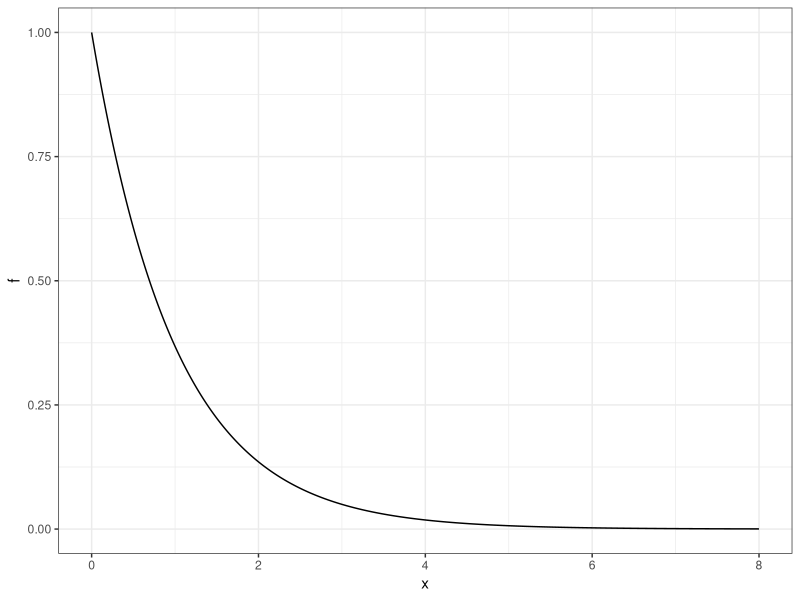
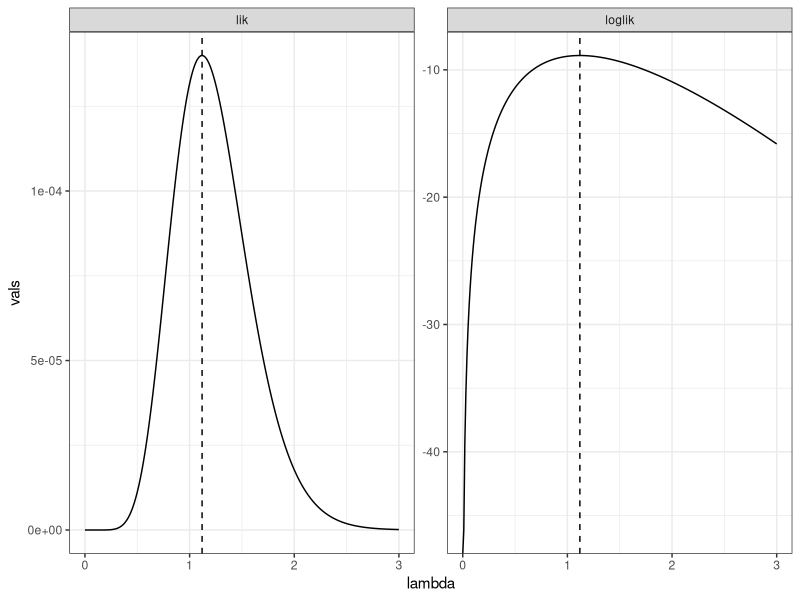
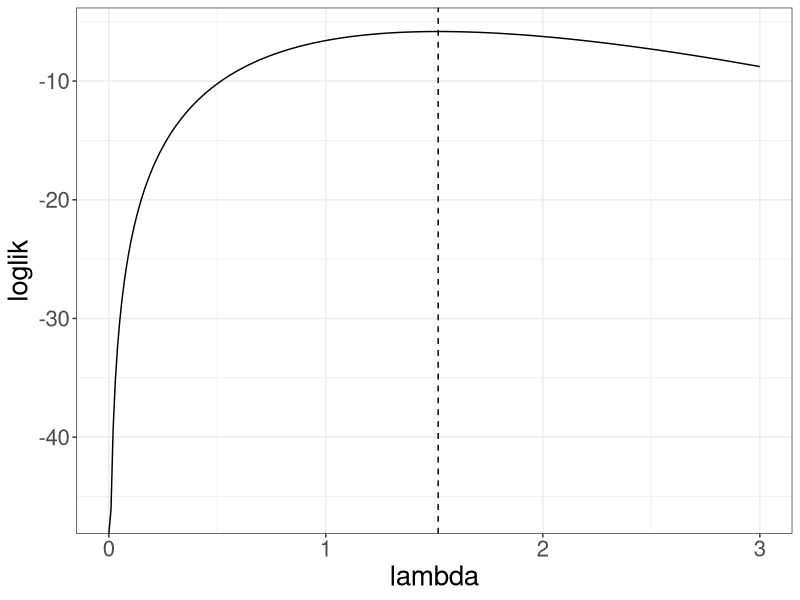
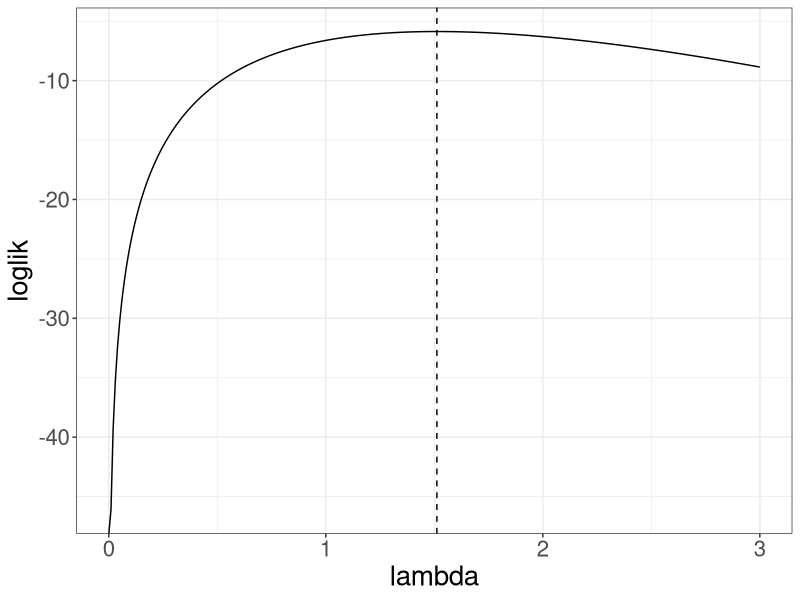
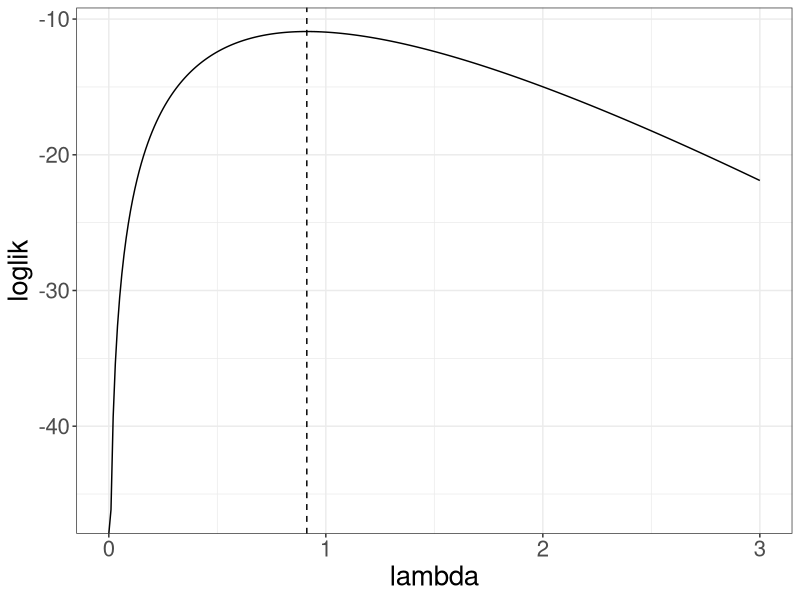
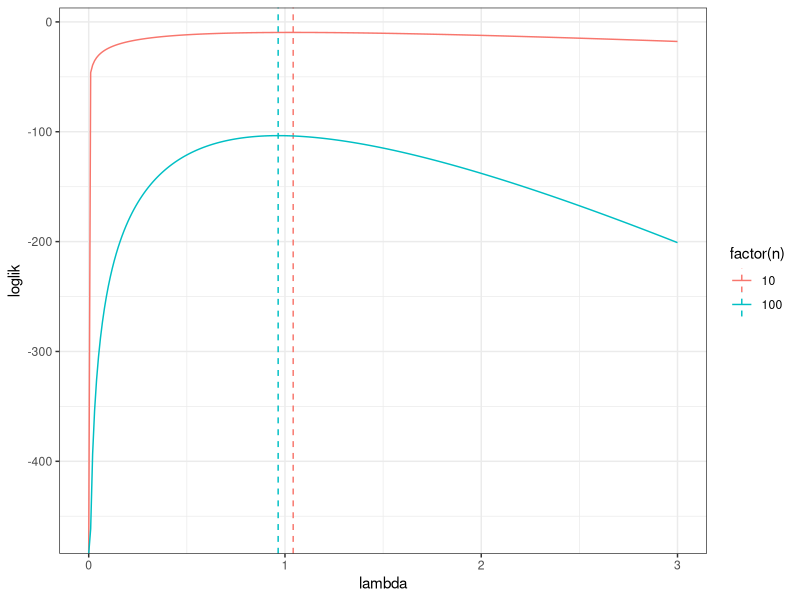

Generate these figures, in order, with R:
## ---- echo = FALSE, message = FALSE------------------------------------------------------------------------------------------------------------------------------------------------------------------
library(knitr)
library(ggplot2)
library(dplyr)
library(tidyr)
set.seed(100)

theme_set(theme_bw())
knitr::opts_chunk$set(fig.height = 3)


## ----------------------------------------------------------------------------------------------------------------------------------------------------------------------------------------------------
# likelihood simulation
n <- 10
lambda <- 1

# plot of exponential(lambda) density
data.frame(x = seq(0, 8, .01)) |>
  mutate(f = dexp(x, rate = lambda)) |>
  ggplot() +
  geom_line(aes(x, f))


## ----------------------------------------------------------------------------------------------------------------------------------------------------------------------------------------------------
# define likelihood
loglik <- function(lambda, data) {
	lik <- prod(dexp(data, rate = lambda))
	loglik <- sum(dexp(data, rate = lambda, log = T))
	
	out <- data.frame(lik = lik, loglik = loglik)
	return(out)
}	

# simulate data
data <- rexp(n = n, rate = lambda)

# plot likelihood and loglikelihood
data.frame(lambda = seq(0, 3, by = .01)) |>
  rowwise() |>
  mutate(loglik = loglik(lambda, data)) |>
  unnest(cols = c(loglik)) |>
  pivot_longer(-lambda, names_to = "func", values_to = "vals") |>
  ggplot() +
  geom_vline(aes(xintercept = 1 / mean(data)), lty = 2) + # max likelihood estimate is 1/mean
  geom_line(aes(lambda, vals)) +
  facet_wrap(~func, scales = "free")



## ---- out.width="33%", fig.show='hold', fig.height=4, fig.width=4------------------------------------------------------------------------------------------------------------------------------------
for(i in seq_len(3)) {
  # simulate data
  data <- rexp(n = n, rate = lambda)
  
  # plot likelihood and loglikelihood
  data.frame(lambda = seq(0, 3, by = .01)) |>
    rowwise() |>
    mutate(loglik = loglik(lambda, data)) |>
    unnest(cols = c(loglik)) |>
    ggplot() +
    geom_vline(aes(xintercept = 1 / mean(data)), lty = 2) + # max likelihood estimate is 1/mean
    geom_line(aes(lambda, loglik)) +
    theme(text = element_text(size = 20)) -> p ## make legible in notes
  
    print(p)
}

## Your Turn ----
data.frame(n = c(10, 100)) |>
  rowwise() |>
  mutate(data = list(data = rexp(n = n, rate = lambda)),
         lambda = list(seq(0, 3, by = .01))) |>
  unnest(cols = c(lambda)) |>
  rowwise() |>
  mutate(loglik(lambda, data = data)) |>
  mutate(mle = 1 / mean(data)) |>
  ggplot() +
  geom_vline(aes(xintercept = mle, colour = factor(n)), lty = 2) + # max likelihood estimate is 1/mean
  geom_line(aes(lambda, loglik, colour = factor(n)))